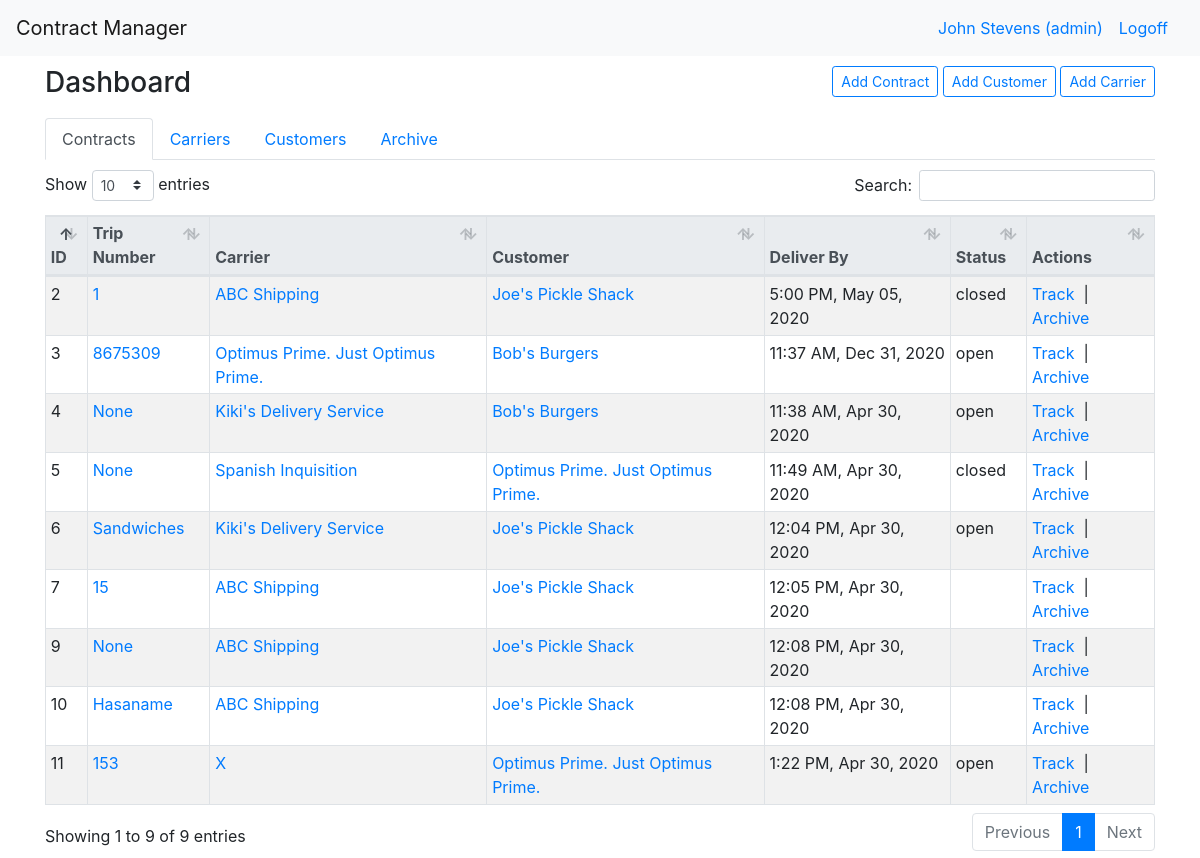
Page /dashboard (signed in) on the earlier database version.
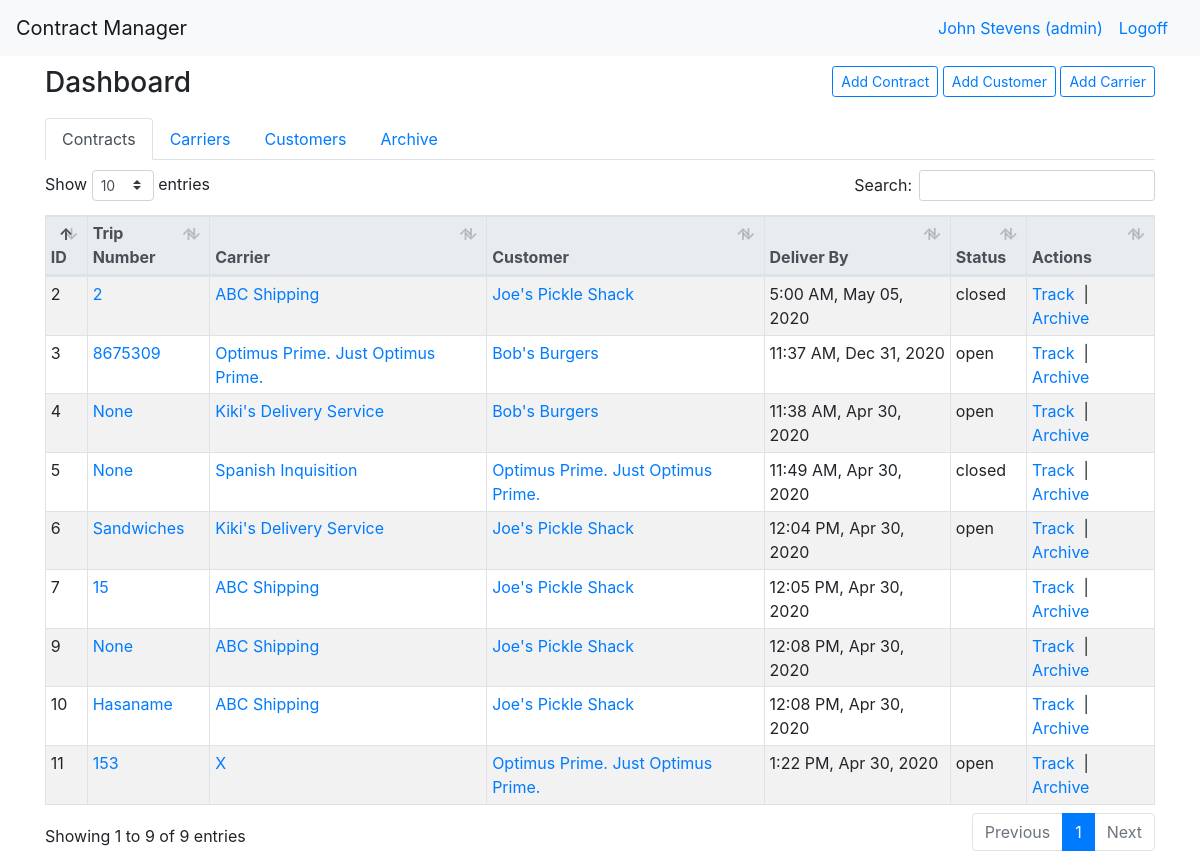
Same page on the later database version.
### manager_app/models.py (models this page shows)
class Contract(models.Model):
    trip_number= models.CharField(max_length=45, null=True)
    archived= models.BooleanField(default=False)
    status= models.CharField(max_length=255)
    carrier_cost= models.DecimalField(decimal_places= 2, max_digits=8,  default=Decimal(0))
    customer_price= models.DecimalField(decimal_places= 2,max_digits=8, default=Decimal(0))
    customer = models.ForeignKey(Customer, related_name="contracts", on_delete=models.SET_NULL, blank=True, null=True)
    carrier = models.ForeignKey(Carrier, related_name="contracts", on_delete=models.SET_NULL, blank=True, null=True)
    pick_up_time= models.DateTimeField()
    delivery_time= models.DateTimeField()
    created_at= models.DateTimeField(auto_now_add=True)
    updated_at= models.DateTimeField(auto_now=True)

class Carrier(models.Model):
    archived= models.BooleanField(default=False)
    name= models.CharField(max_length=255)
    website= models.CharField(max_length=255, null=True)
    address=models.OneToOneField(Address, related_name="carrier_address", on_delete=models.CASCADE, null=True)
    completed_contracts= models.IntegerField(default=0)
    open_contracts= models.IntegerField(default=0)
    email= models.CharField(max_length=255)
    created_at= models.DateTimeField(auto_now_add=True)
    updated_at= models.DateTimeField(auto_now=True)

class Customer(models.Model):
    archived= models.BooleanField(default=False)
    name= models.CharField(max_length=255)
    website= models.CharField(max_length=255)
    address=models.OneToOneField(Address, related_name="customer_address", on_delete=models.CASCADE, null=True)
    completed_contracts= models.IntegerField(default=0)
    open_contracts= models.IntegerField(default=0)
    email= models.CharField(max_length=255)
    created_at= models.DateTimeField(auto_now_add=True)
    updated_at= models.DateTimeField(auto_now=True)

### manager_app/views.py (the view, shortened to what this page needs)
# urls.py: path("", views.index, name="home"),
def index(request):
    if "user_id" not in request.session:
        return redirect("/")
    elif request.session["user_id"] == None:
        return redirect("/")
    """
    GET -> Renders dashboard.html
    POST -> Handles the following requests:
      a. Create Customer
      b. Create Carrier
      c. Create Contract
    """
    if request.POST:
        display_post(request)
        try:
            request.POST["add_carrier"]
            if request.POST['name'] == "":
                carrier_name = "Nameless"
            else:
                carrier_name = request.POST['name']
            carrier_address = models.Address.objects.create(
                name=request.POST["name"],
                street=request.POST["street_address"],
                city=request.POST["city"],
                state=request.POST["state"],
                zip_code=request.POST["zip_code"]
            )
            carrier = models.Carrier.objects.create(
                name = carrier_name,
                website = request.POST["website"],
                email = request.POST["email"],
                address = carrier_address
            )
            carrier_phone_number = models.PhoneNumber.objects.create(
                number_type = request.POST["number_type"],
                number = request.POST["phone_number"],
                carrier = carrier
            )
            comment = models.Comment.objects.create(
                content = request.POST["comments"],
                user = logged_user(request),
                carrier = carrier,
            )
            carrier.save()
            carrier_address.save()
            carrier_phone_number.save()
            comment.save()
            print("Customer successfully entered into the database")
            return redirect(f"/dashboard/carrier/{carrier.id}")
        except KeyError:
            pass
        try:
            request.POST["add_customer"]
            if request.POST['name'] == "":
                customer_name = "Nameless"
            else:
                customer_name = request.POST['name']
            customer_address = models.Address.objects.create(
                name=request.POST["name"],
                street=request.POST["street_address"],
                city=request.POST["city"],
                state=request.POST["state"],
                zip_code=request.POST["zip_code"]
            )
            customer = models.Customer.objects.create(
                name = request.POST["name"],
                website = request.POST["website"],
                email = request.POST["email"],
                address = customer_address
            )
            customer_phone_number = models.PhoneNumber.objects.create(
                number_type = request.POST["number_type"],
                number = request.POST["phone_number"],
                customer = customer
            )
            comment = models.Comment.objects.create(
                content = request.POST["comments"],
                user = logged_user(request),
                customer = customer,
            )
            customer.save()
            customer_address.save()
            customer_phone_number.save()
            comment.save()
            print("Customer successfully entered into the database")
            return redirect(f"/dashboard/customer/{customer.id}")
        except KeyError:
            pass
        try:
            request.POST["add_contract"]
            pick_up_address = models.Address.objects.create(
                name = "Pickup address",
                street = request.POST["pickup_street_address"],
                city = request.POST["pickup_city"],
                state = request.POST["pickup_state"],
                zip_code = request.POST["pickup_zip_code"]
            )
            delivery_address = models.Address.objects.create(
                name = "Delivery address",
                street = request.POST["delivery_street_address"],
                city = request.POST["delivery_city"],
                state = request.POST["delivery_state"],
                zip_code = request.POST["delivery_zip_code"]
            )
            customers = models.Customer.objects.filter(name=request.POST["customer"])
            carriers = models.Carrier.objects.filter(name=request.POST["carrier"])
            if customers:
                customer = customers[0]
                customer.open_contracts += 1
                customer.save()
            else:
                customer = models.Customer.objects.first()
            if carriers:
                carrier = carriers[0]
                carrier.open_contracts += 1
                carrier.save()
            else:
                carrier = models.Carrier.objects.first()
            if request.POST["customer_cost"] != "":
                customer_price = Decimal(float(request.POST["customer_cost"]))
            else:
                customer_price = Decimal(0)
            if request.POST["carrier_cost"] != "":
                carrier_cost = Decimal(float(request.POST["carrier_cost"]))
            else:
                carrier_cost = Decimal(0)
            try:
                pick_up_time = datetime.datetime.strptime(request.POST["pickup_date"] + " " + request.POST["pickup_time"], "%m/%d/%Y %H:%M")
            except ValueError:
                pick_up_time = datetime.datetime.now()
            try:
                delivery_time = datetime.datetime.strptime(request.POST["delivery_date"] + " " + request.POST["delivery_time"], "%m/%d/%Y %H:%M")
            except ValueError:
                delivery_time = datetime.datetime.now()
            if request.POST["contract_name"] == "":
                trip_number="None"
            else:
                trip_number= request.POST["contract_name"]
            contract = models.Contract.objects.create(
                trip_number = trip_number,
                status = request.POST["status"],
                customer = customer,
                carrier = carrier,
                customer_price = customer_price,
                carrier_cost = carrier_cost,
                pick_up_time = pick_up_time,
                delivery_time = delivery_time
            )
            comment = models.Comment.objects.create(
                content = request.POST["comments"],
                user = logged_user(request),
                contract = contract
            )
            route = models.Route.objects.create(
                start = pick_up_address,
                end = delivery_address,
                contract = contract
            )
            contract.save()
            comment.save()
            route.save()
            pick_up_address.save()
            delivery_address.save()
            print("Contract successfully added to the database")
            return redirect(f"/dashboard/contract/{contract.id}")
        except KeyError:
            pass
        try:
            request.POST["archive_contract"]
            contract = Contract.objects.filter(id=int(request.POST["archive_contract_id"]))[0]
            contract.archived = True
            contract.save()
            return redirect("/dashboard")
        except KeyError:
            pass
        try:
            request.POST["restore_contract"]
            contract = Contract.objects.filter(id=int(request.POST["restore_contract_id"]))[0]
            contract.archived = False
            contract.save()
            return redirect("/dashboard")
        except KeyError:
            pass
        try:
            request.POST["delete_contract"]
            contract = Contract.objects.filter(id=int(request.POST["delete_contract_id"]))[0]
            user_data = {
                "email": logged_user(request).email,
                "password": request.POST["password"]
            }
            errors = User.objects.login_validations(user_data)
            if len(errors) > 0:
                print("Invalid Password")
                return redirect("/dashboard")
            else:
                print("deleting...")
                contract.delete()
                return redirect("/dashboard")
        except KeyError:
            pass
        try:
            request.POST["archive_carrier"]
            carrier = models.Carrier.objects.filter(id=int(request.POST["archive_carrier_id"]))[0]
            carrier.archived = True
            carrier.save()
            return redirect("/dashboard")
        except KeyError:
            pass
        try:
            request.POST["restore_carrier"]
            carrier = models.Carrier.objects.filter(id=int(request.POST["restore_carrier_id"]))[0]
            carrier.archived = False
            carrier.save()
            return redirect("/dashboard")
        except KeyError:
            pass
        try:
            request.POST["delete_carrier"]
            carrier = models.Carrier.objects.filter(id=int(request.POST["delete_carrier_id"]))[0]
            user_data = {
                "email": logged_user(request).email,
                "password": request.POST["password"]
            }
            errors = User.objects.login_validations(user_data)
            if len(errors) > 0:
                print("Invalid Password")
                return redirect("/dashboard")
            else:
                carrier.delete()
                return redirect("/dashboard")
        except KeyError:
            pass
        try:
            request.POST["archive_customer"]
            customer = models.Customer.objects.filter(id=int(request.POST["archive_customer_id"]))[0]
            customer.archived = True
            customer.save()
            return redirect("/dashboard")
        except KeyError:
            pass
        try:
            request.POST["restore_customer"]
            customer = models.Customer.objects.filter(id=int(request.POST["restore_customer_id"]))[0]
            customer.archived = False
            customer.save()
            return redirect("/dashboard")
        except KeyError:
            pass
        try:
            request.POST["delete_customer"]
            customer = models.Customer.objects.filter(id=int(request.POST["delete_customer_id"]))[0]
            user_data = {
                "email": logged_user(request).email,
                "password": request.POST["password"]
            }
            errors = User.objects.login_validations(user_data)
            if len(errors) > 0:
                print("Invalid Password")
                return redirect("/dashboard")
            else:
                customer.delete()
                return redirect("/dashboard")
        except KeyError:
            pass
    else:
        context = {
            "user": logged_user(request),
            "carriers": models.Carrier.objects.filter(archived=False),
            "customers": models.Customer.objects.filter(archived=False),
            "contracts": models.Contract.objects.filter(archived=False),
            "archived_contracts": models.Contract.objects.filter(archived=True),
            "archived_carriers": models.Carrier.objects.filter(archived=True),
            "archived_customers": models.Customer.objects.filter(archived=True)
        }
        return render(request, "dashboard.html", context)

### manager_app/views.py (called while the page is built)
def logged_user(request):
    return User.objects.filter(id=request.session["user_id"])[0]

### manager_app/templates/dashboard.html (shortened to what the changed rows need)
<!doctype html>
<html lang="en">
  <head>
    {% load static %}
    <link rel="stylesheet" type="text/css" href="{% static 'bootstrap.css' %}">
    <link rel="stylesheet" href="{% static 'dataTables.bootstrap4.min.css' %}">
  </head>
  <body>
    <div class="container">
     <div class="row">
      <div class="col-12 table_nav">
        <div class="tab-content" id="myTabContent">
          <div class="tab-pane fade show active" id="contracts" role="tabpanel" aria-labelledby="home-tab">
            <table class="table table-sm table-hover table-striped table-bordered table-responsive-lg" id="contracts_datatable">
              <thead class ="thead-light">
                <tr>
                  <th>ID</th>
                  <th>Trip Number</th>
                  <th>Carrier</th>
                  <th>Customer</th>
                  <th>Deliver By</th>
                  <th>Status</th>
                  <th>Actions</th>
                </tr>
              </thead>
              <tbody>
                {% for contract in contracts %}
                <tr>
                  <td>{{contract.id}}</td>
                  <td><a href="/dashboard/contract/{{ contract.id }}">{{contract.trip_number}}</a></td>
                  <td><a href="/dashboard/carrier/{{ contract.carrier.id }}">{{contract.carrier.name}}</a></td>
                  <td><a href="dashboard/customer/{{ contract.customer.id }}">{{contract.customer.name}}</a></td>
                  <td>{{contract.delivery_time|date:"g:i A, M d, Y"}}</td>
                  <td>{{contract.status}}</td>
                  <td>
                    <a href="" class="track_contract_link"
                      data-toggle="modal"
                      data-contract-id="{{contract.id}}"
                      data-contract-trip-number="{{contract.trip_number}}"
                      data-contract-status="{{contract.status}}"
                      data-contract-carrier="{{contract.carrier.name}}"
                      data-contract-customer="{{contract.customer.name}}"
                      data-contract-start-address="{{contract.route.start.street}} {{contract.route.start.city}}, {{contract.route.start.state}} {{contract.route.start.zip_code}}"
                      data-contract-end-address="{{contract.route.end.street}} {{contract.route.end.city}}, {{contract.route.end.state}} {{contract.route.end.zip_code}}"
                      data-contract-start-time="{{contract.pick_up_time|date:'g:i A, M d, yy'}}"
                      data-contract-end-time="{{contract.delivery_time|date:'g:i A, M d, yy'}}"
                      data-target="#track_modal">
                    Track
                    </a>&nbsp|
                    <a href="" class="archive_contract_link" data-toggle="modal" data-contract-id="{{contract.id}}" data-target="#archive_modal">Archive</a>
                  </td>
                </tr>
                {% endfor %}
              </tbody>
            </table>
          </div>
        </div>
              </div>
              </div>
              </div>
    <link rel="stylesheet" href="https://cdnjs.cloudflare.com/ajax/libs/tempusdominus-bootstrap-4/5.0.1/css/tempusdominus-bootstrap-4.min.css" />
    <link href="https://unpkg.com/gijgo@1.9.13/css/gijgo.min.css" rel="stylesheet" type="text/css" />
  </body>
</html>

Differences in the rows shown:
changed Contract id 2: trip_number "1" → "2"; delivery_time "5:00 PM, May 05, 2020" → "5:00 AM, May 05, 2020"
